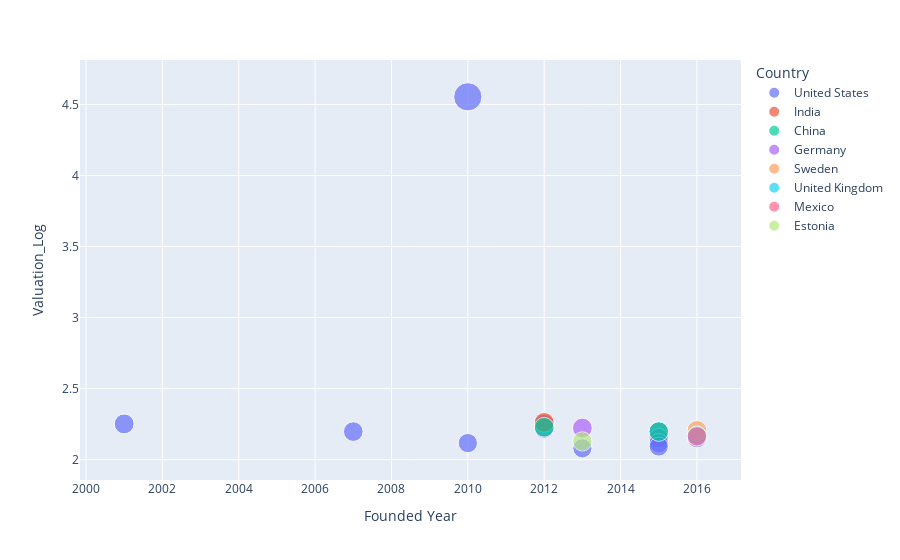

The cell this chart's notebook holds for it:
### Code cell
scat1 = px.scatter(
    dff, 
    x = 'Founded Year',
    y = 'Valuation_Log',
    color = 'Country',
    size = 'Valuation_Log',
    hover_name = 'Company')

scat1.show()

### Figure 1 — Plotly figure (JSON) as saved in the notebook; plotly's stock layout.template omitted (floating-point values rounded to 4 significant figures)
{"data": [{"hovertemplate": "<b>%{hovertext}</b><br><br>Country=United States<br>Founded Year=%{x}<br>Valuation_Log=%{marker.size}<extra></extra>", "hovertext": ["Stripe", "ServiceTitan", "OutSystems", "Klaviyo", "Niantic", "Tanium", "Nuro", "Snyk", "Tipalti", "Lacework", "Tempus", "Flexport"], "legendgroup": "United States", "marker": {"color": "#636efa", "size": [4.554, 2.251, 2.251, 2.219, 2.197, 2.197, 2.152, 2.152, 2.116, 2.116, 2.092, 2.079], "sizemode": "area", "sizeref": 0.01138, "symbol": "circle"}, "mode": "markers", "name": "United States", "orientation": "v", "showlegend": true, "type": "scatter", "x": [2010, 2012, 2001, 2012, 2015, 2007, 2016, 2015, 2010, 2015, 2015, 2013], "xaxis": "x", "y": [4.554, 2.251, 2.251, 2.219, 2.197, 2.197, 2.152, 2.152, 2.116, 2.116, 2.092, 2.079], "yaxis": "y"}, {"hovertemplate": "<b>%{hovertext}</b><br><br>Country=India<br>Founded Year=%{x}<br>Valuation_Log=%{marker.size}<extra></extra>", "hovertext": ["OYO Rooms"], "legendgroup": "India", "marker": {"color": "#EF553B", "size": [2.262], "sizemode": "area", "sizeref": 0.01138, "symbol": "circle"}, "mode": "markers", "name": "India", "orientation": "v", "showlegend": true, "type": "scatter", "x": [2012], "xaxis": "x", "y": [2.262], "yaxis": "y"}, {"hovertemplate": "<b>%{hovertext}</b><br><br>Country=China<br>Founded Year=%{x}<br>Valuation_Log=%{marker.size}<extra></extra>", "hovertext": ["HEYTEA", "Chehaoduo"], "legendgroup": "China", "marker": {"color": "#00cc96", "size": [2.228, 2.197], "sizemode": "area", "sizeref": 0.01138, "symbol": "circle"}, "mode": "markers", "name": "China", "orientation": "v", "showlegend": true, "type": "scatter", "x": [2012, 2015], "xaxis": "x", "y": [2.228, 2.197], "yaxis": "y"}, {"hovertemplate": "<b>%{hovertext}</b><br><br>Country=Germany<br>Founded Year=%{x}<br>Valuation_Log=%{marker.size}<extra></extra>", "hovertext": ["N26"], "legendgroup": "Germany", "marker": {"color": "#ab63fa", "size": [2.222], "sizemode": "area", "sizeref": 0.01138, "symbol": "circle"}, "mode": "markers", "name": "Germany", "orientation": "v", "showlegend": true, "type": "scatter", "x": [2013], "xaxis": "x", "y": [2.222], "yaxis": "y"}, {"hovertemplate": "<b>%{hovertext}</b><br><br>Country=Sweden<br>Founded Year=%{x}<br>Valuation_Log=%{marker.size}<extra></extra>", "hovertext": ["Northvolt"], "legendgroup": "Sweden", "marker": {"color": "#FFA15A", "size": [2.206], "sizemode": "area", "sizeref": 0.01138, "symbol": "circle"}, "mode": "markers", "name": "Sweden", "orientation": "v", "showlegend": true, "type": "scatter", "x": [2016], "xaxis": "x", "y": [2.206], "yaxis": "y"}, {"hovertemplate": "<b>%{hovertext}</b><br><br>Country=United Kingdom<br>Founded Year=%{x}<br>Valuation_Log=%{marker.size}<extra></extra>", "hovertext": ["Rapyd"], "legendgroup": "United Kingdom", "marker": {"color": "#19d3f3", "size": [2.169], "sizemode": "area", "sizeref": 0.01138, "symbol": "circle"}, "mode": "markers", "name": "United Kingdom", "orientation": "v", "showlegend": true, "type": "scatter", "x": [2016], "xaxis": "x", "y": [2.169], "yaxis": "y"}, {"hovertemplate": "<b>%{hovertext}</b><br><br>Country=Mexico<br>Founded Year=%{x}<br>Valuation_Log=%{marker.size}<extra></extra>", "hovertext": ["Kavak"], "legendgroup": "Mexico", "marker": {"color": "#FF6692", "size": [2.163], "sizemode": "area", "sizeref": 0.01138, "symbol": "circle"}, "mode": "markers", "name": "Mexico", "orientation": "v", "showlegend": true, "type": "scatter", "x": [2016], "xaxis": "x", "y": [2.163], "yaxis": "y"}, {"hovertemplate": "<b>%{hovertext}</b><br><br>Country=Estonia<br>Founded Year=%{x}<br>Valuation_Log=%{marker.size}<extra></extra>", "hovertext": ["Bolt"], "legendgroup": "Estonia", "marker": {"color": "#B6E880", "size": [2.128], "sizemode": "area", "sizeref": 0.01138, "symbol": "circle"}, "mode": "markers", "name": "Estonia", "orientation": "v", "showlegend": true, "type": "scatter", "x": [2013], "xaxis": "x", "y": [2.128], "yaxis": "y"}], "layout": {"legend": {"itemsizing": "constant", "title": {"text": "Country"}, "tracegroupgap": 0}, "margin": {"t": 60}, "xaxis": {"anchor": "y", "domain": [0, 1], "title": {"text": "Founded Year"}}, "yaxis": {"anchor": "x", "domain": [0, 1], "title": {"text": "Valuation_Log"}}}}
